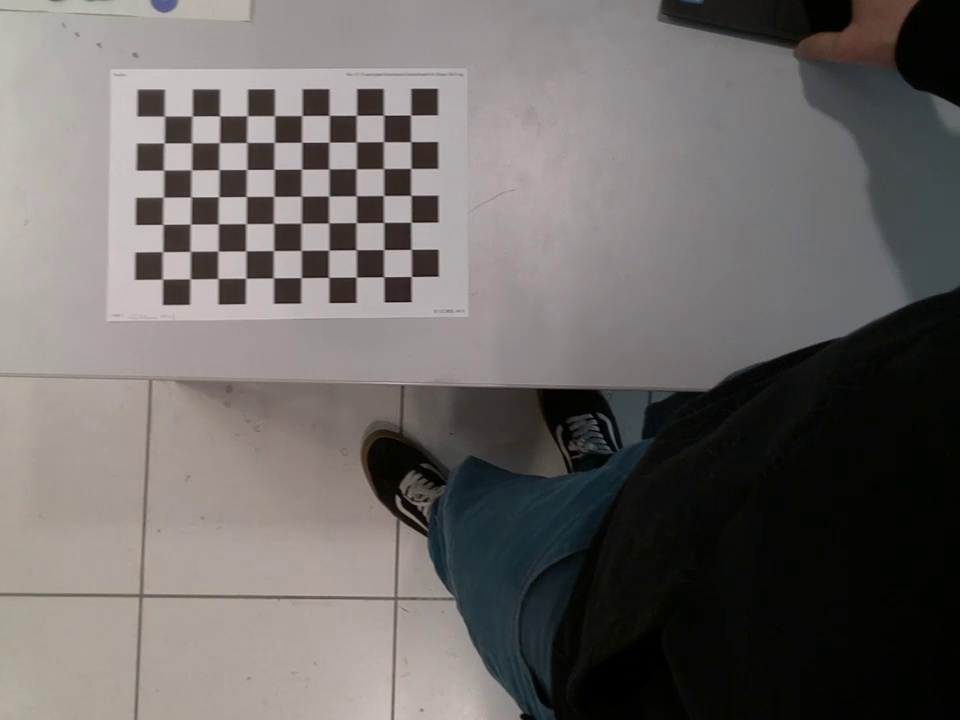
#> input picture calibration_images/checkerboard_image_1.jpg, 960 x 720 px; its folder holds only this picture in this run
$ python tello_camera_calibration.py
#> lines starting #> are read from the running program, lines starting #| are printed output that depends on the picture; after the words box and inside, x2 and y2 are one past the last pixel; in counts of white or black regions, pixels touching at a corner belong together; long printed decimals are rounded

import numpy as np
import cv2
import glob
import os
import sys
import yaml


def perform_calibration(
    checkerboard_dims=(7, 10),
    square_size=22.75,
    image_path='/home/nikolaus/ros2_ws/src/tello_ros2/calibration_images',
    output_path='/home/nikolaus/ros2_ws/src/tello_ros2/config'
):
#> called with checkerboard_dims = (7, 10), square_size = 22.75, image_path = '../calibration_images', output_path = '../config'
    print(f"Checkerboard dimensions: {checkerboard_dims}")
    print(f"Square size: {square_size}")
    print(f"Image path: {image_path}")
    print(f"Output path: {output_path}")

    # Verify the image path
    if not os.path.exists(image_path):
        print(f"ERROR: The specified image path does not exist: {image_path}")
        sys.exit(1)

    # Define the criteria for corner sub-pixel refinement
    criteria = (cv2.TERM_CRITERIA_EPS + cv2.TERM_CRITERIA_MAX_ITER, 30, 0.001)

    # Prepare object points for the checkerboard pattern
    objp = np.zeros((checkerboard_dims[0] * checkerboard_dims[1], 3), np.float32)
    objp[:, :2] = np.mgrid[0:checkerboard_dims[0], 0:checkerboard_dims[1]].T.reshape(-1, 2)
    objp *= square_size

    object_points = []  # 3D points in real-world space
    image_points = []   # 2D points in image plane

    # Load images from the specified path
    images = glob.glob(f'{image_path}/*.jpg')
    if not images:
        print(f"ERROR: No images found in the specified path: {image_path}")
        sys.exit(1)

    # Process each image
    for fname in images:
        img = cv2.imread(fname)
#> img is the input picture: shape (720, 960, 3); mean B, G, R 102.8, 104.9, 109
        gray = cv2.cvtColor(img, cv2.COLOR_BGR2GRAY)

        # Find the checkerboard corners
        ret, corners = cv2.findChessboardCorners(gray, checkerboard_dims, None)
#> ret = True; corners = 70 rows, first 8: [410.9, 114.9], [410.7, 141.7], [411, 168.3], [410.9, 195.3], [411.4, 222.1], [411.2, 249.3], [411.5, 276.4], [383.8, 115.1]
        if ret:
            object_points.append(objp)
            corners2 = cv2.cornerSubPix(gray, corners, (11, 11), (-1, -1), criteria)
#> corners2 = 70 rows, first 8: [410.7, 115.1], [410.8, 141.7], [410.8, 168.4], [410.9, 195.4], [411, 222.3], [411.1, 249.4], [411.3, 276.5], [383.6, 115.2]
            image_points.append(corners2)

            # Optional: display the corners
            cv2.drawChessboardCorners(img, checkerboard_dims, corners2, ret)
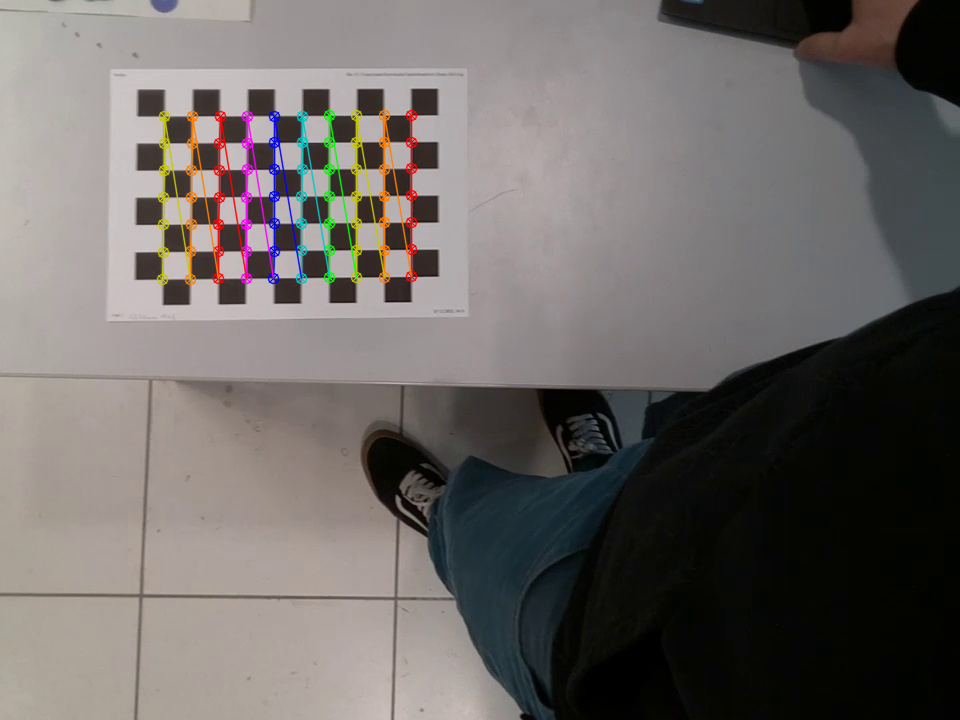
#> img: shape (720, 960, 3); 2.09% of pixels changed, all inside (x1, y1, x2, y2) = (156, 109, 418, 286)
            cv2.imshow('img', img)
            cv2.waitKey(100)

    cv2.destroyAllWindows()

    # Check if any valid images were processed
    if len(object_points) == 0 or len(image_points) == 0:
        print("ERROR: No valid checkerboard images found. Calibration aborted.")
        return

    # Perform camera calibration
    ret, camera_matrix, dist_coeffs, rvecs, tvecs = cv2.calibrateCamera(
        object_points, image_points, gray.shape[::-1], None, None
    )
#> ret = 0.086; camera_matrix = [[1358.3, 0, 571.6], [0, 1359.4, 383.2], [0, 0, 1]]; dist_coeffs = [[0.0498, -0.0738, 0.00657, 0.0217, 0.359]]; rvecs = ([-0.135, 0.0086, 1.55],); tvecs = ([-135.6, -224.2, 1128.2],)

    # Log calibration results
    print(f"Camera Matrix:\n{camera_matrix}")
#| Camera Matrix:
#| [[1.35825719e+03 0.00000000e+00 5.71618743e+02]
#|  [0.00000000e+00 1.35935208e+03 3.83225658e+02]
#|  [0.00000000e+00 0.00000000e+00 1.00000000e+00]]
    print(f"Distortion Coefficients:\n{dist_coeffs}")
#| Distortion Coefficients:
#| [[ 0.04983 -0.07381  0.006568   0.02166  0.3591 ]]
    print(f"fx: {camera_matrix[0][0]}, fy: {camera_matrix[1][1]}, cx: {camera_matrix[0][2]}, cy: {camera_matrix[1][2]}, k1: {dist_coeffs[0][0]}, k2: {dist_coeffs[0][1]}, p1: {dist_coeffs[0][2]}, p2: {dist_coeffs[0][3]}, k3: {dist_coeffs[0][4]}")
#| fx: 1358.257, fy: 1359.352, cx: 571.619, cy: 383.226, k1: 0.04983, k2: -0.07381, p1: 0.006568, p2: 0.02166, k3: 0.3591

    # Save calibration data to YAML
    calibration_data = {
        'rect_image':{
            'ros__parameters':{
                'camera_matrix': {
                    'rows': 3,
                    'cols': 3,
                    'data': [
                        float(camera_matrix[0][0]), 0.0, float(camera_matrix[0][2]),
                        0.0, float(camera_matrix[1][1]), float(camera_matrix[1][2]),
                        0.0, 0.0, 1.0
                    ]
                },
            'distortion_coefficients': {
                'rows': 1,
                'cols': 5,
                'data': [
                    float(dist_coeffs[0][0]),
                    float(dist_coeffs[0][1]),
                    float(dist_coeffs[0][2]),
                    float(dist_coeffs[0][3]),
                    float(dist_coeffs[0][4])
                ]
                }
            }
        }
    }

    with open(os.path.join(output_path, 'camera_parameters.yaml'), 'w') as f:
        yaml.dump(calibration_data, f)
    print("Calibration data saved to 'camera_parameters.yaml'")

    # [85 lines left out: function perform_calibration, not called in this run]


if __name__ == '__main__':
    import argparse
    parser = argparse.ArgumentParser(description='Camera calibration script')
    parser.add_argument('--checkerboard_dims', nargs=2, type=int, default=[7, 10], help='Checkerboard dimensions (rows cols)')
    parser.add_argument('--square_size', type=float, default=22.75, help='Size of a checkerboard square (mm)')
    parser.add_argument('--image_path', type=str, default='../calibration_images', help='Path to calibration images (default: ../calibration_images)')
    parser.add_argument('--output_path', type=str, default='../config', help='Path to save calibration data (default: ../config)')
    args = parser.parse_args()

    perform_calibration(
        checkerboard_dims=tuple(args.checkerboard_dims),
        square_size=args.square_size,
        image_path=args.image_path,
        output_path=args.output_path
    )

$ run again, on calibration_images/checkerboard_image_13.jpg
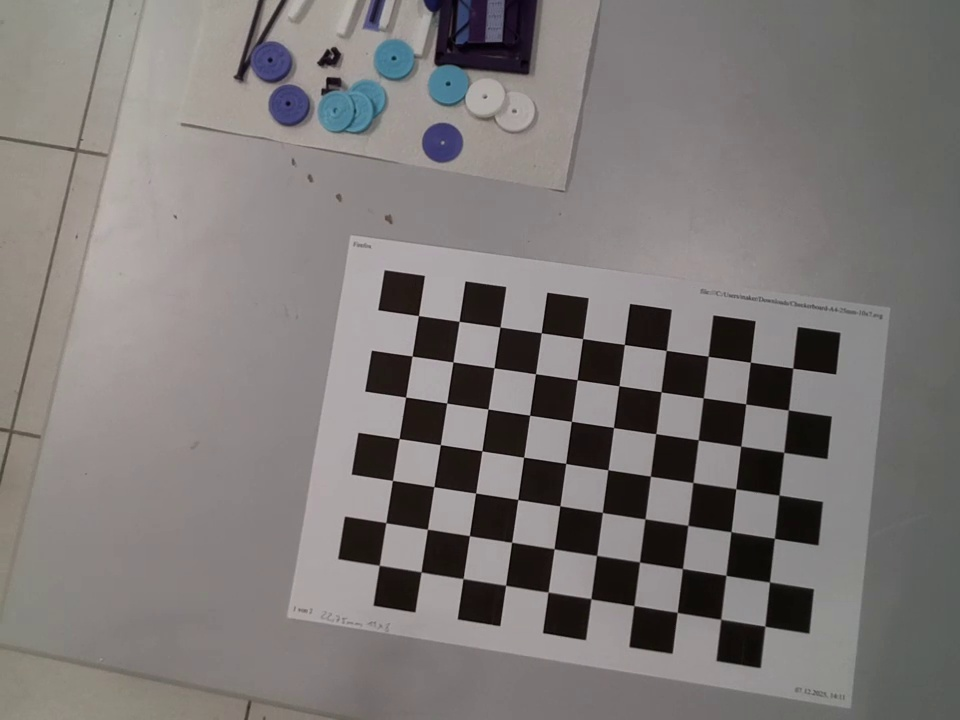
#> input picture calibration_images/checkerboard_image_13.jpg, 960 x 720 px
#> in perform_calibration, img is the input picture: shape (720, 960, 3); mean B, G, R 118.9, 120.3, 124.7
#> in perform_calibration, `ret, corners = cv2.findChessboardCorners(gray, checkerboard_dims, None)`: ret = True; corners = 70 rows, first 8: [792.7, 367.9], [788.5, 409.7], [784.1, 452.5], [779.2, 494.9], [774.2, 538.1], [769.5, 582], [765, 626.3], [750.4, 362]
#> corners2 = 70 rows, first 8: [792.8, 368.1], [788.3, 410], [783.7, 452.3], [779, 495.1], [774.4, 538.3], [769.5, 582], [764.8, 626.2], [750.4, 362.2]
#> in perform_calibration, `cv2.drawChessboardCorners(img, checkerboard_dims, corners2, ret)`:
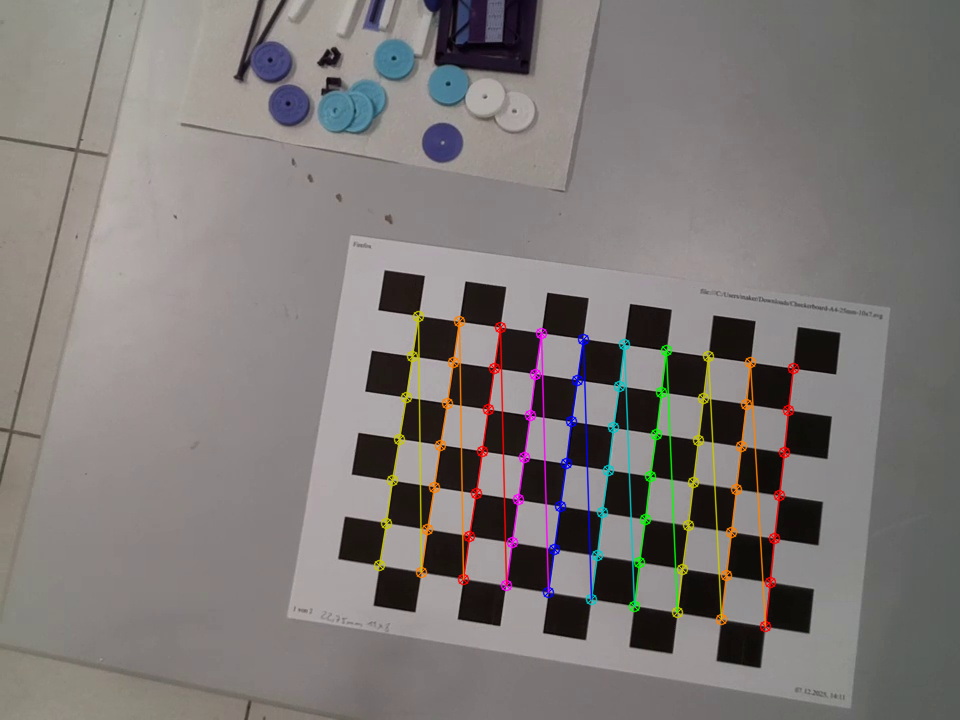
#> img: shape (720, 960, 3); 2.93% of pixels changed, all inside (x1, y1, x2, y2) = (373, 310, 800, 633)
#> in perform_calibration, `ret, camera_matrix, dist_coeffs, rvecs, tvecs = cv2.calibrateCamera( o..`: ret = 0.0837; camera_matrix = [[989.2, 0, 454.5], [0, 996.3, 379.2], [0, 0, 1]]; dist_coeffs = [[-0.0129, -0.385, -0.000155, 0.00135, 2.08]]; rvecs = ([-0.0543, 0.154, 1.71],); tvecs = ([182.2, -5.9, 531.7],)
#| Camera Matrix:
#| [[989.244   0.         454.544]
#|  [  0.         996.299 379.230 ]
#|  [  0.           0.           1.        ]]
#| Distortion Coefficients:
#| [[-1.29442243e-02 -3.84551815e-01 -1.55260311e-04  1.34964056e-03
#|    2.07820063e+00]]
#| fx: 989.244, fy: 996.299, cx: 454.544, cy: 379.230, k1: -0.01294, k2: -0.3846, p1: -0.0001553, p2: 0.00135, k3: 2.078

$ run again, on calibration_images/checkerboard_image_14.jpg
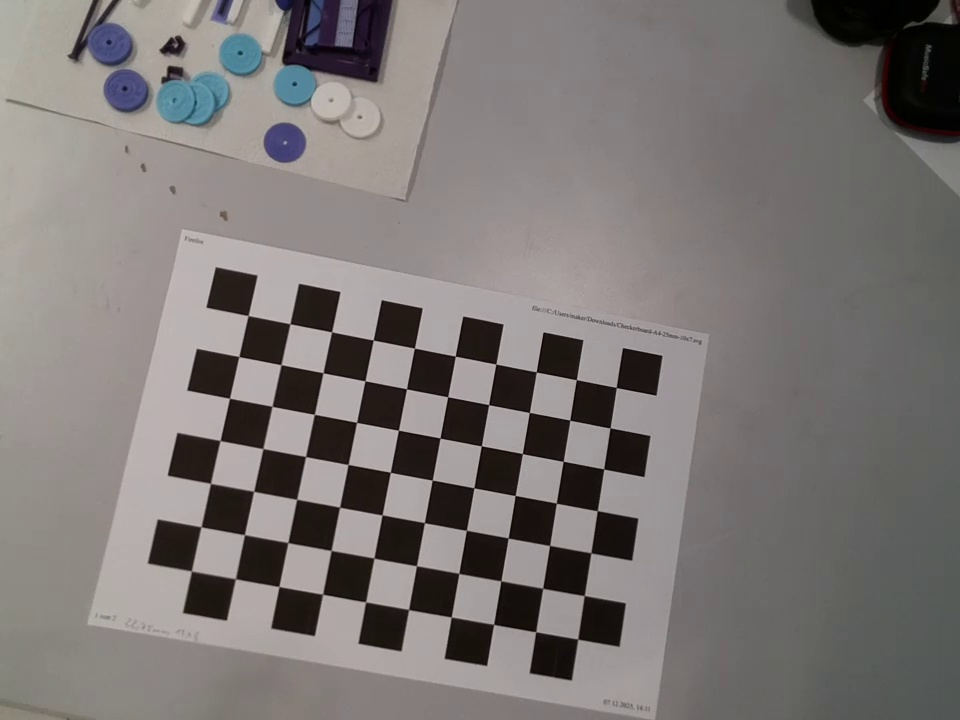
#> input picture calibration_images/checkerboard_image_14.jpg, 960 x 720 px
#> in perform_calibration, img is the input picture: shape (720, 960, 3); mean B, G, R 117.1, 118.8, 123.6
#> in perform_calibration, `ret, corners = cv2.findChessboardCorners(gray, checkerboard_dims, None)`: ret = True; corners = 70 rows, first 8: [616.4, 387.5], [610.1, 427.6], [603.7, 469.1], [597.1, 510.5], [590.8, 552.9], [584.2, 595.5], [577.5, 638.8], [576.2, 379.5]
#> corners2 = 70 rows, first 8: [616.2, 387.5], [610, 427.9], [603.7, 468.9], [597.3, 510.7], [590.8, 552.8], [584.3, 595.5], [577.7, 639.1], [576.3, 379.7]
#> in perform_calibration, `cv2.drawChessboardCorners(img, checkerboard_dims, corners2, ret)`:
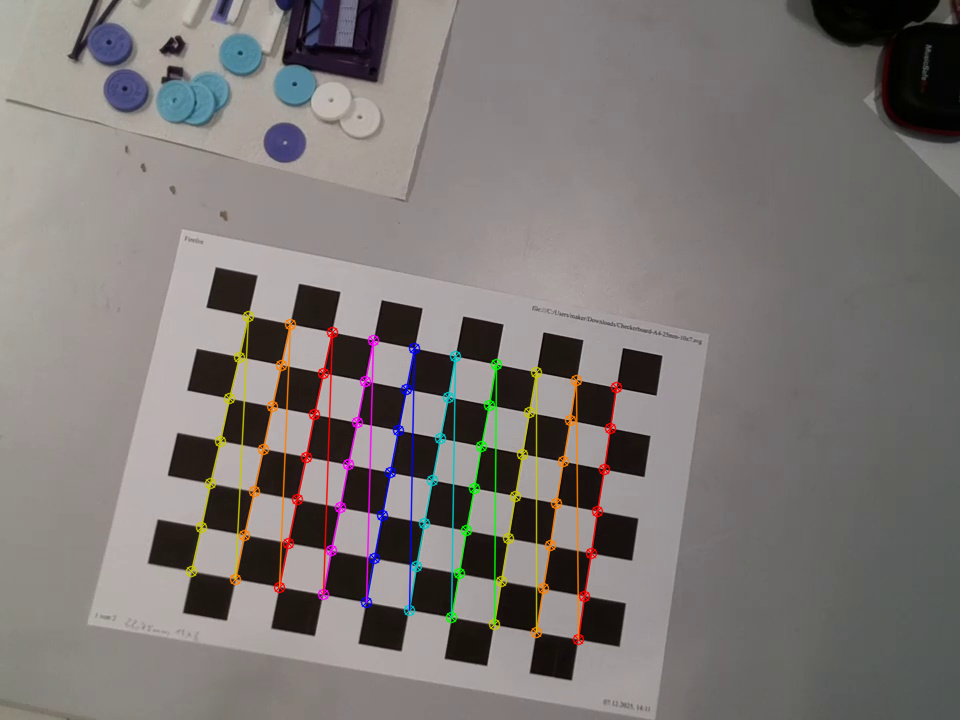
#> img: shape (720, 960, 3); 2.93% of pixels changed, all inside (x1, y1, x2, y2) = (185, 310, 623, 646)
#> in perform_calibration, `ret, camera_matrix, dist_coeffs, rvecs, tvecs = cv2.calibrateCamera( o..`: ret = 0.0895; camera_matrix = [[1363.3, 0, 547.4], [0, 1356.5, 252.8], [0, 0, 1]]; dist_coeffs = [[0.127, -1.74, -0.00137, 0.00916, 6.27]]; rvecs = ([-0.314, 0.0695, 1.75],); tvecs = ([37.98, 74.99, 755.9],)
#| Camera Matrix:
#| [[1.36327656e+03 0.00000000e+00 5.47440918e+02]
#|  [0.00000000e+00 1.35649687e+03 2.52767673e+02]
#|  [0.00000000e+00 0.00000000e+00 1.00000000e+00]]
#| Distortion Coefficients:
#| [[ 1.26915791e-01 -1.74498337e+00 -1.37149932e-03  9.16085171e-03
#|    6.27220775e+00]]
#| fx: 1363.277, fy: 1356.497, cx: 547.441, cy: 252.768, k1: 0.1269, k2: -1.745, p1: -0.001371, p2: 0.009161, k3: 6.272

$ run again, on calibration_images/checkerboard_image_15.jpg
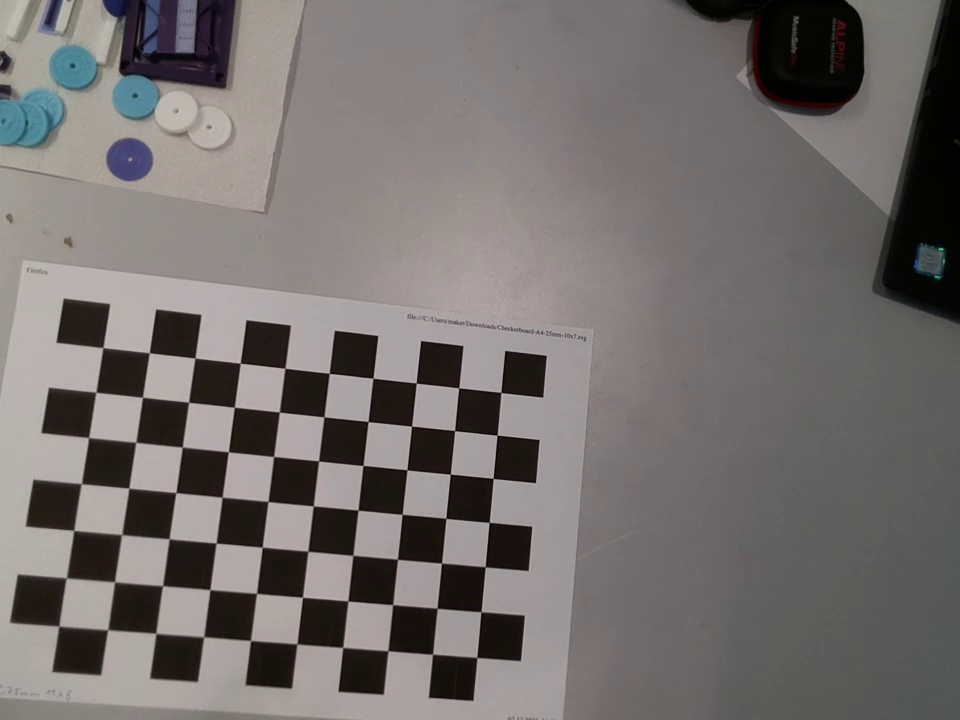
#> input picture calibration_images/checkerboard_image_15.jpg, 960 x 720 px
#> in perform_calibration, img is the input picture: shape (720, 960, 3); mean B, G, R 108.9, 110.6, 116.3
#> in perform_calibration, `ret, corners = cv2.findChessboardCorners(gray, checkerboard_dims, None)`: ret = True; corners = 70 rows, first 8: [500.8, 392.5], [497, 435.3], [493.3, 478.4], [489, 522.4], [485.3, 566.9], [481.2, 611.4], [476.7, 657.5], [458.8, 387.6]
#> corners2 = 70 rows, first 8: [500.8, 392.5], [497.2, 435.2], [493.2, 478.4], [489.2, 522.4], [485.2, 566.8], [481, 611.7], [476.8, 657.4], [458.7, 387.8]
#> in perform_calibration, `cv2.drawChessboardCorners(img, checkerboard_dims, corners2, ret)`:
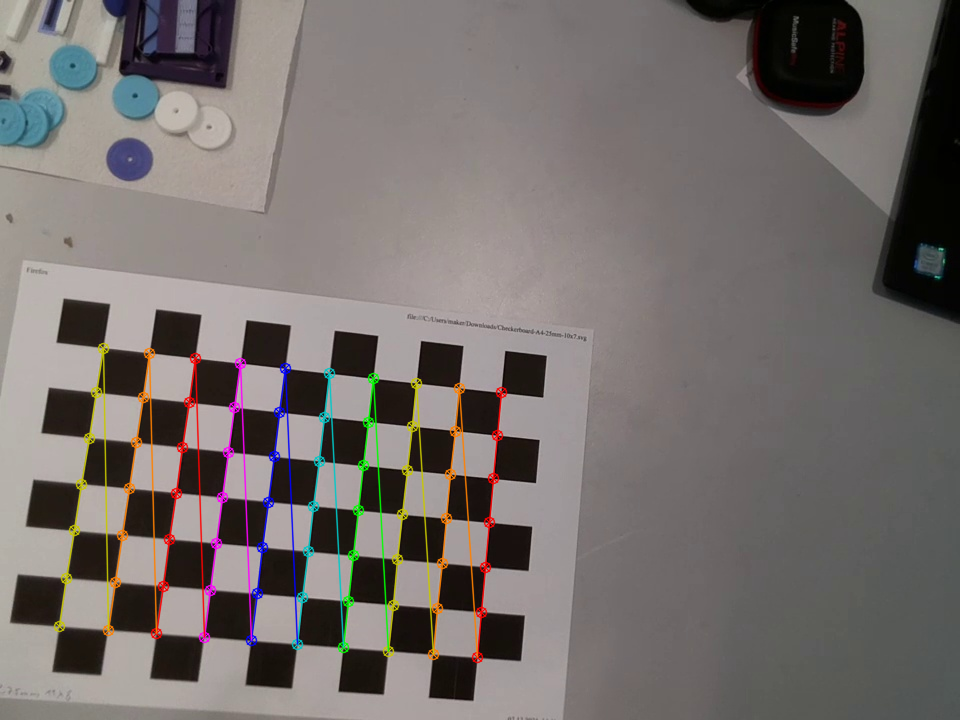
#> img: shape (720, 960, 3); 3.08% of pixels changed, all inside (x1, y1, x2, y2) = (53, 342, 508, 664)
#> in perform_calibration, `ret, camera_matrix, dist_coeffs, rvecs, tvecs = cv2.calibrateCamera( o..`: ret = 0.112; camera_matrix = [[794.1, 0, 505.8], [0, 805, 408.3], [0, 0, 1]]; dist_coeffs = [[-0.0353, 0.0932, -0.00188, 0.00129, -0.0876]]; rvecs = ([-0.204, 0.00385, 1.67],); tvecs = ([-2.57, -8.31, 425.1],)
#| Camera Matrix:
#| [[794.085   0.         505.829]
#|  [  0.         804.987 408.296]
#|  [  0.           0.           1.        ]]
#| Distortion Coefficients:
#| [[-0.03531   0.09319 -0.00188  0.00129 -0.08758]]
#| fx: 794.085, fy: 804.987, cx: 505.829, cy: 408.296, k1: -0.03531, k2: 0.09319, p1: -0.00188, p2: 0.00129, k3: -0.08758
